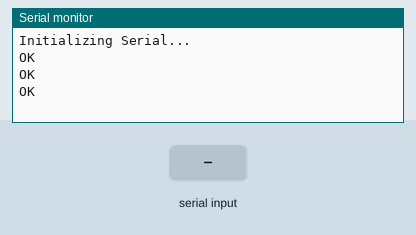
Recording of a sketch running on a simulated ESP32. On the bench: the last lines printed to the serial monitor. Inputs (shaded band) come from the test bench. The modem accepts every AT command (registered, SIM ready, sends succeed) and sends nothing else.

Above: at 2.2 s.
2.3 s: ":" received over the second serial link
At 3.8 s:
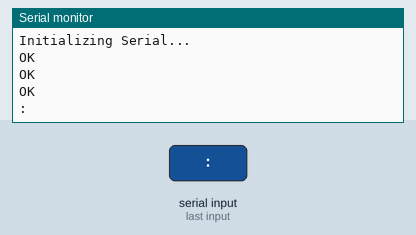
4.8 s: "+CMT" received over the second serial link
At 6.8 s:
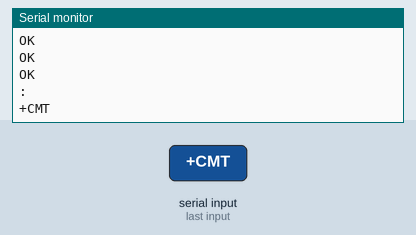
7.3 s: "hello" received over the second serial link
At 8.8 s:
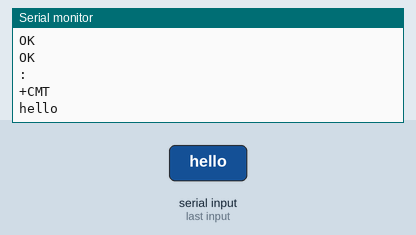
9.8 s: "rc_0" received over the second serial link
At 11.9 s:
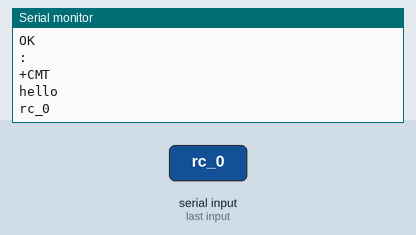

The sketch:

codinganroket.ino
```cpp
#include <DHT.h>
#include <DHT_U.h>
#include <Adafruit_Sensor.h>
#include <Wire.h>
#include <RTClib.h>

RTC_DS1307 rtc;

#define RELAY_PIN 2

#define DHTPIN 27  //DHT OneWire pin dan tipenya DHT11
#define DHTTYPE DHT11
String PHONE = ""; //bisa digunakan oleh berbagai nomor ponsel
String msg;

DHT dht(DHTPIN, DHTTYPE);

void setup() { //fungsi setup dan serial komunikasi antara sim800l dan esp32

  Serial.begin(115200);
  Serial.println("Initializing Serial... ");

  Serial2.begin(9600);
  Serial2.println("Initializing GSM module...");

  dht.begin();

  ReceiveMode();
  delay(1000);
}

void loop()
{
  while (Serial2.available())
  {
    parseData(Serial2.readString()); //mengambil fungsi parseData untuk mengolah SMS
  }
  doAction(); //sebagai fungsi yang diperlukan saat mengolah SMS
  while (Serial.available())
  {
    Serial2.println(Serial.readString());
  }

}

void ReceiveMode(){        //membuat sim800l di serial2 di Receive mode
  Serial2.println("AT");   //jika sim berjalan dengan baik maka layar monitor akan menampilkan "OK"
  Serial2.println("AT+CMGF=1"); //konfigurasi TEXT mode
  Serial2.println("AT+CNMI=1,2,0,0,0"); //konfigurasi sim800l di serial2 untuk menangani sms yang diterima nanti
}

void parseData(String buff) { //fungsi untuk mengolah SMS
  Serial.println(buff);

  unsigned int index;

  //menghilangkan perintah "AT Command" dari respons String
  index = buff.indexOf("\r");
  buff.remove(0, index + 2);
  buff.trim();

  if (buff != "OK") {
    index = buff.indexOf(":");
    String cmd = buff.substring(0, index);
    cmd.trim();

    buff.remove(0, index + 2);

    //mengurai pesan dari Serial2 menjadi Serial buffer string
    if (cmd == "+CMT") {
      //membuat memori data yang baru masuk di lokasi baru dan menyimpannya di temp
      index = buff.lastIndexOf(0x0D); //mencari lokasi dari CR (pesan balasan)
      msg = buff.substring(index + 2, buff.length()); //menulis balasan untuk variable "msg"
      msg.toLowerCase(); //mengubah isi pesan ke dalam lowercase
      Serial.println(msg);

      index = buff.indexOf(0x22); //mencari lokasi untuk pesan line pertama
      PHONE = buff.substring(index + 1, index + 15); //menulis nomor telepon sebagai variable PHONE
      Serial.println(PHONE);

    }
  }
}

void doAction() // fungsi yang akan diolah menjadi sms sesuai kodenya
{
  if (msg == "hello")
  {
    Serial.print("Selamat datang di Roket Cihuy! \n\nDengan beragam fitur yang tersedia, kami siap memberikan pengalaman terbaik yang akan memudahkan Anda dalam mencapai tujuan Anda.\nBerikut ini beberapa fitur unggulan yang dapat Anda nikmati: \n1) rc_0\n2) rc_1"); //menampilkan hasilnya di serial monitor
    Reply("Selamat datang di Roket Cihuy! \n\nDengan beragam fitur yang tersedia, kami siap memberikan pengalaman terbaik yang akan memudahkan Anda dalam mencapai tujuan Anda.\nBerikut ini beberapa fitur unggulan yang dapat Anda nikmati: \n1) rc_0\n2) rc_1");
  }
  else if (msg == "rc_0")
  {
    float h = dht.readHumidity();         // pembacaan suhu dan kelembaban pada sensor
    float t = dht.readTemperature();
    Reply("DHT11\n SUHU = "+String(t,1)+" C"+" \n KELEMBABAN ="+String(h,1)+" %");
  }
  else if (msg == "rc_1")
  {
    Serial.print("Anggota Kelompok: \nJati, Mutiara, Haikal, M. Nauan, Maulana, Josephin, Cindy, \n Alia, Cantika, dan Ahmad S.");
    Reply("Anggota Kelompok: \nJati, Mutiara, Haikal, M. Nauan, Maulana, Josephin, Cindy, \n Alia, Cantika, dan Ahmad S.");
  }

  PHONE = ""; // memulai ulang pesan string PHONE
  msg = "";   // memulai ulang pesan string msg
}

void Reply(String text) // fungsi balasan yang akan dikirimkan
{
  Serial2.println("AT+CMGF=1\r");
  delay(1000);
  Serial2.println("AT+CMGS=\"" + PHONE + "\"\r");
  delay(1000);
  Serial2.println(text);
  delay(100);
  Serial2.write(0x1A); //ascii code untuk ctrl+z, DEC->26, HEX->0x1A
  delay(1000);
  Serial.println("SMS Sent Successfully.");
}
```

Measured:
- after the input at 2.3 s, the serial monitor: prints a new line after 1.0 s (image 1)
- after the input at 4.8 s, the serial monitor: prints a new line after 1.0 s (image 2)
- after the input at 7.3 s, the serial monitor: prints a new line after 1.0 s (image 3)
- after the input at 9.8 s, the serial monitor: prints a new line after 1.0 s (image 4)
